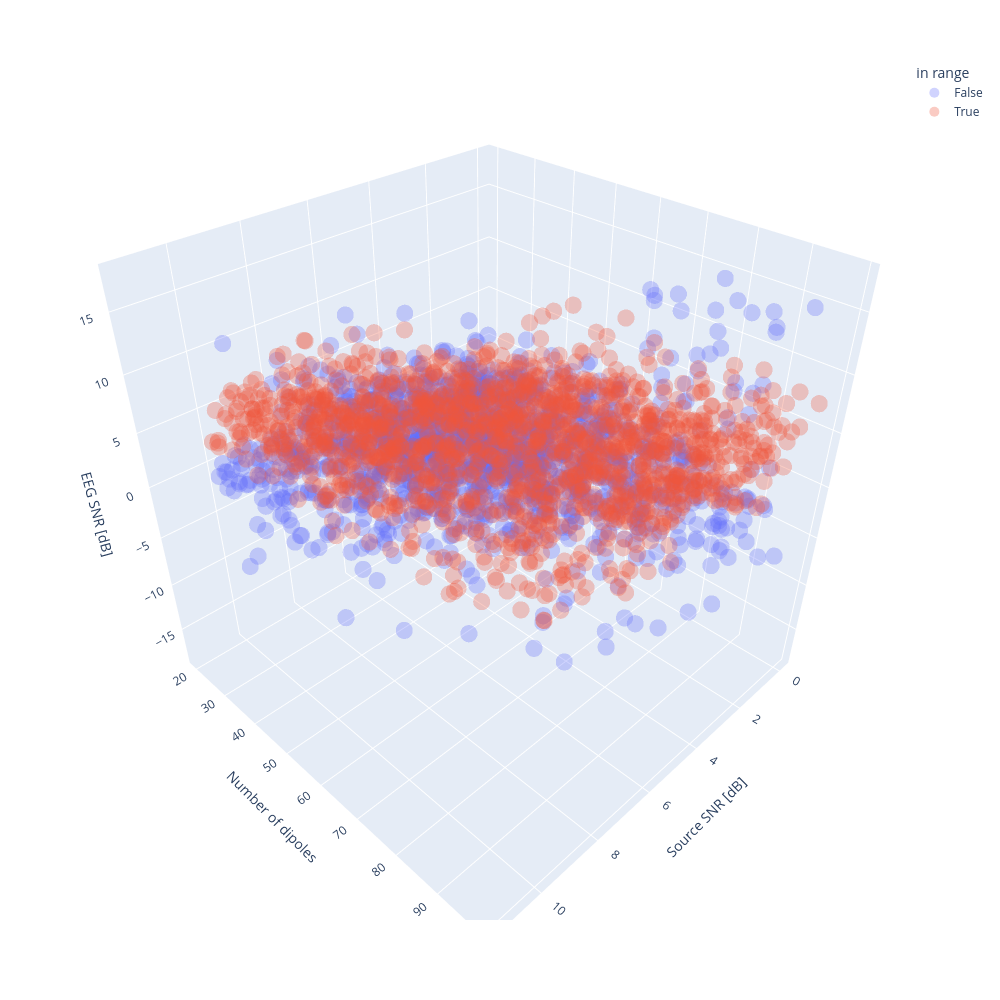

The notebook cell saved with this chart:
### Markdown cell above
#### 🌟 Visualize 3D scatter of EEG SNR

### Code cell
results["in range"] = (eeg_snr_max > 2) & (eeg_snr_max < 10)
fig = px.scatter_3d(results, x="Source SNR [dB]", y="Number of dipoles", z="EEG SNR [dB]", color="in range")
fig.update_traces(marker_size=10, marker_opacity=0.3)
fig.update_layout(width=1000, height=1000)
fig.show()

### Figure 1 — Plotly figure (JSON) as saved in the notebook; plotly's stock layout.template omitted (floating-point values rounded to 4 significant figures; data arrays with more than 128 entries replaced by an {"elided": "..."} marker saying what was removed)
{"data": [{"hovertemplate": "in range=False<br>Source SNR [dB]=%{x}<br>Number of dipoles=%{y}<br>EEG SNR [dB]=%{z}<extra></extra>", "legendgroup": "False", "marker": {"color": "#636efa", "opacity": 0.3, "size": 10, "symbol": "circle"}, "mode": "markers", "name": "False", "scene": "scene", "showlegend": true, "type": "scatter3d", "x": {"elided": "1491 float values"}, "y": {"elided": "1491 int values"}, "z": {"elided": "1491 float values"}}, {"hovertemplate": "in range=True<br>Source SNR [dB]=%{x}<br>Number of dipoles=%{y}<br>EEG SNR [dB]=%{z}<extra></extra>", "legendgroup": "True", "marker": {"color": "#EF553B", "opacity": 0.3, "size": 10, "symbol": "circle"}, "mode": "markers", "name": "True", "scene": "scene", "showlegend": true, "type": "scatter3d", "x": {"elided": "1509 float values"}, "y": {"elided": "1509 int values"}, "z": {"elided": "1509 float values"}}], "layout": {"height": 1000, "legend": {"title": {"text": "in range"}, "tracegroupgap": 0}, "margin": {"t": 60}, "scene": {"domain": {"x": [0, 1], "y": [0, 1]}, "xaxis": {"title": {"text": "Source SNR [dB]"}}, "yaxis": {"title": {"text": "Number of dipoles"}}, "zaxis": {"title": {"text": "EEG SNR [dB]"}}}, "width": 1000}}
